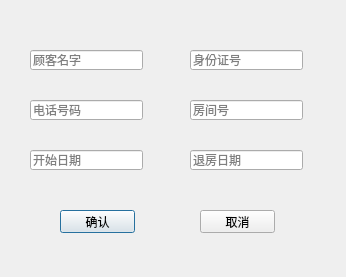
<?xml version="1.0" encoding="UTF-8"?>
<ui version="4.0">
 <class>Dialog_add</class>
 <widget class="QDialog" name="Dialog_add">
  <property name="geometry">
   <rect>
    <x>0</x>
    <y>0</y>
    <width>346</width>
    <height>277</height>
   </rect>
  </property>
  <property name="windowTitle">
   <string>Dialog</string>
  </property>
  <widget class="QLineEdit" name="lineEdit">
   <property name="geometry">
    <rect>
     <x>30</x>
     <y>50</y>
     <width>113</width>
     <height>20</height>
    </rect>
   </property>
   <property name="placeholderText">
    <string>顾客名字</string>
   </property>
  </widget>
  <widget class="QLineEdit" name="lineEdit_2">
   <property name="geometry">
    <rect>
     <x>190</x>
     <y>50</y>
     <width>113</width>
     <height>20</height>
    </rect>
   </property>
   <property name="text">
    <string/>
   </property>
   <property name="placeholderText">
    <string>身份证号</string>
   </property>
  </widget>
  <widget class="QLineEdit" name="lineEdit_4">
   <property name="geometry">
    <rect>
     <x>190</x>
     <y>100</y>
     <width>113</width>
     <height>20</height>
    </rect>
   </property>
   <property name="text">
    <string/>
   </property>
   <property name="placeholderText">
    <string>房间号</string>
   </property>
  </widget>
  <widget class="QLineEdit" name="lineEdit_3">
   <property name="geometry">
    <rect>
     <x>30</x>
     <y>100</y>
     <width>113</width>
     <height>20</height>
    </rect>
   </property>
   <property name="placeholderText">
    <string>电话号码</string>
   </property>
  </widget>
  <widget class="QLineEdit" name="lineEdit_6">
   <property name="geometry">
    <rect>
     <x>190</x>
     <y>150</y>
     <width>113</width>
     <height>20</height>
    </rect>
   </property>
   <property name="text">
    <string/>
   </property>
   <property name="placeholderText">
    <string>退房日期</string>
   </property>
  </widget>
  <widget class="QLineEdit" name="lineEdit_5">
   <property name="geometry">
    <rect>
     <x>30</x>
     <y>150</y>
     <width>113</width>
     <height>20</height>
    </rect>
   </property>
   <property name="text">
    <string/>
   </property>
   <property name="placeholderText">
    <string>开始日期</string>
   </property>
  </widget>
  <widget class="QPushButton" name="pushButton">
   <property name="geometry">
    <rect>
     <x>60</x>
     <y>210</y>
     <width>75</width>
     <height>23</height>
    </rect>
   </property>
   <property name="text">
    <string>确认</string>
   </property>
  </widget>
  <widget class="QPushButton" name="pushButton_2">
   <property name="geometry">
    <rect>
     <x>200</x>
     <y>210</y>
     <width>75</width>
     <height>23</height>
    </rect>
   </property>
   <property name="text">
    <string>取消</string>
   </property>
  </widget>
 </widget>
 <resources/>
 <connections/>
</ui>
